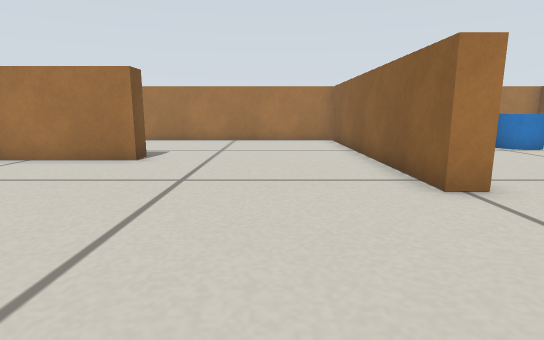
[1] (above)

16 first-person views from a walk through a Gazebo world. The camera is 0.26 m above the floor, tilts 10° down and sees 80° across. The floor is counted in squares, 0.2 m on a side. Each view is taken from the middle of a square. On the plan, view 1 faces up. The plan holds only what a view shows up to about 14 squares ahead; the rest is blank. Robots are left out.

[2]
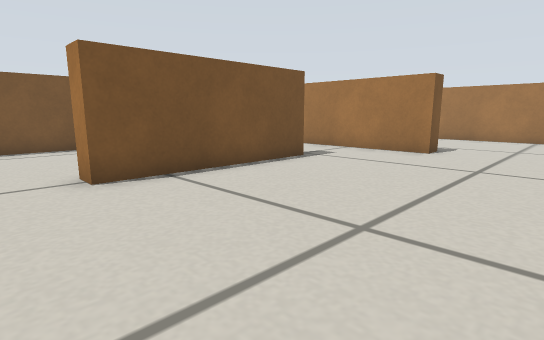

[3]
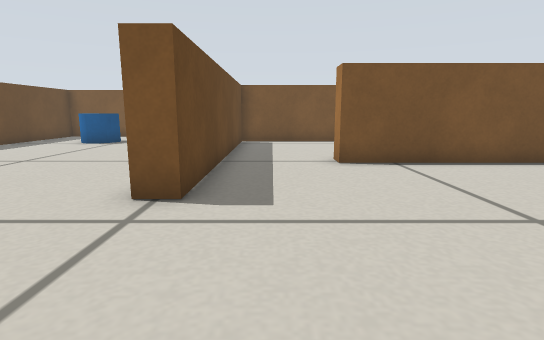

[4]
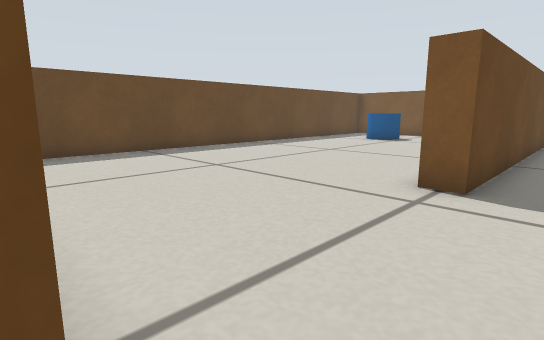

[5]
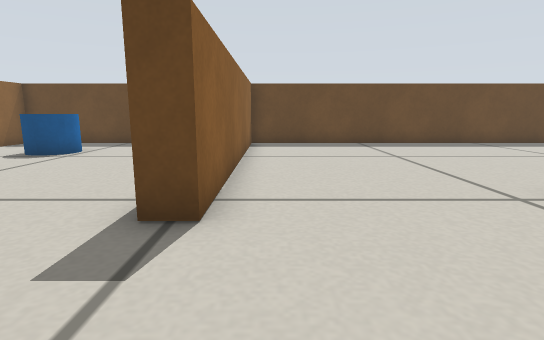

[6]
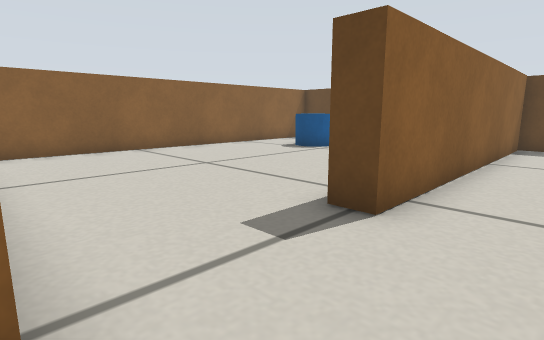

[7]
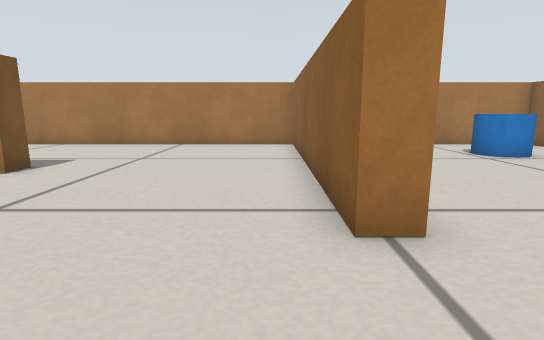

[8]
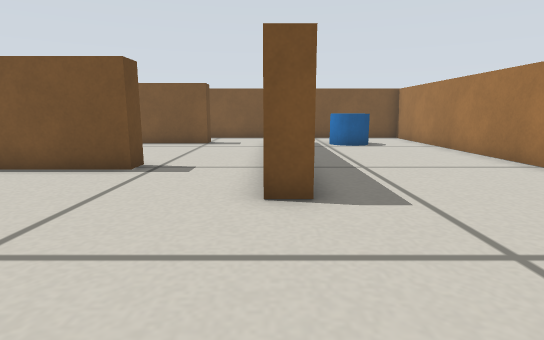

[9]
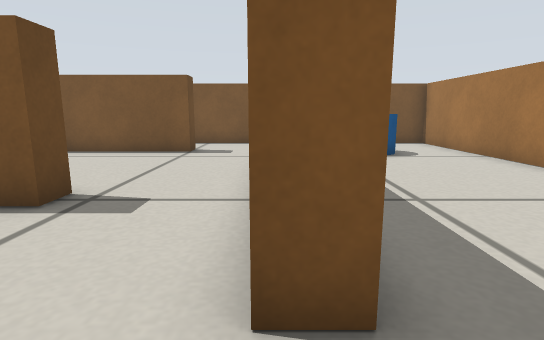

[10]
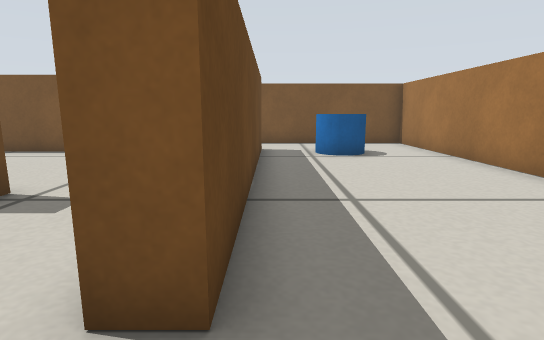

[11]
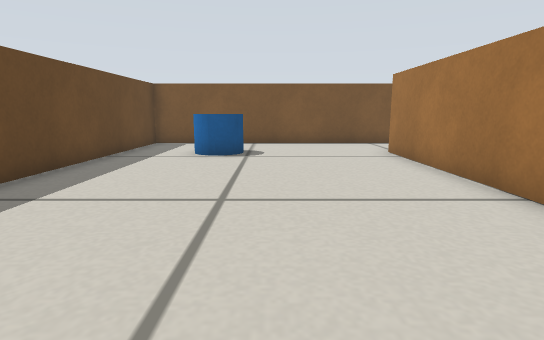

[12]
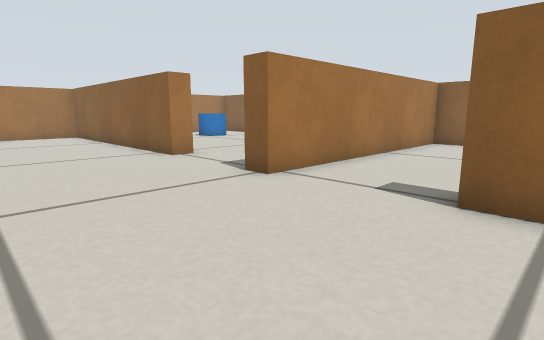

[13]
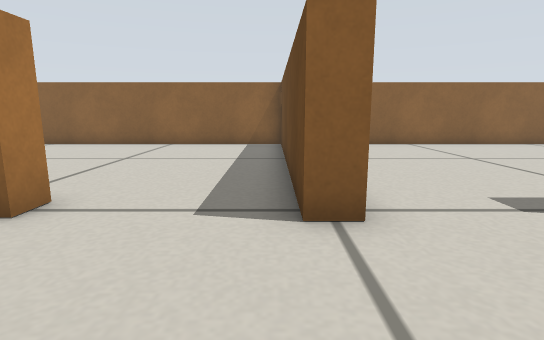

[14]
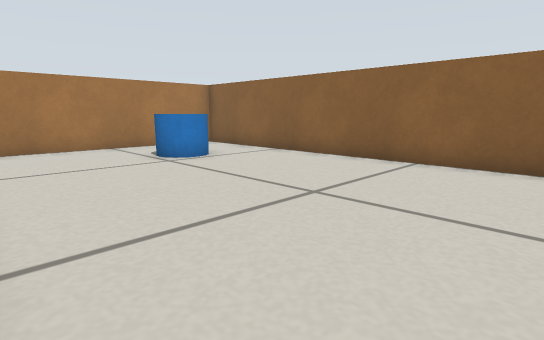

[15]
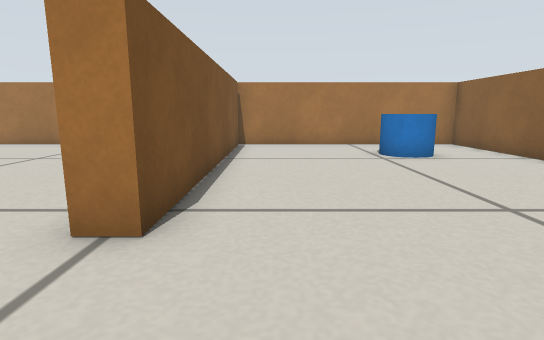

[16]
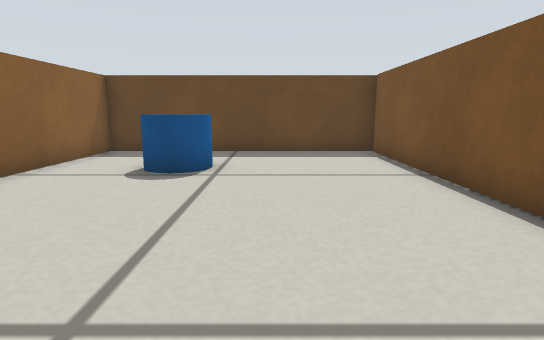

### Floor plan
Points are (right, up) in squares from view 1. A wall is a line through its corners. A room is listed if a view was taken in it or the views show most of it. See-through windows are left out.
Room 1 (views 1, 2, 3, 5, 6, 7, 8, 9, 10, 11, 12, 13)
walls: (-7.1, 5.8) (-6.4, 5.8) (-6.4, -0.2) (-7.1, -0.2); (-6.5, -4.1) (-12.7, -4.1); (-12.4, -3.4) (-2.8, -3.4) (-2.8, -4.1); (2.9, 0.9) (2.9, 1.6); (-13.6, 6.3) (-12.9, 6.3) (-12.9, -1); (2.9, 5.2) (2.9, 15.1); (-16, -2.9) (-16, -13) (3, -13); (-13.6, 9.6) (-3.7, 9.6) (-3.7, 8.9) (-9, 8.9); (2.9, -12.8) (2.9, -2.8); (3, 15.5) (-16, 15.5) (-16, 5.6)
ways out: opening at (3, -1) to room 2; opening at (3, 3.5) to room 3
objects: blue cylinder (-13, -10) to (-12, -9); blue cylinder (-13, 12) to (-12, 13)
Room 2 (views 4, 16)
walls: (3.6, -5.9) (3.6, -12.8); (2.9, -2.8) (3.6, -2.8); (3, -13) (12.5, -13) (12.5, 0.9) (2.9, 0.9)
ways out: opening at (3, -1) to room 1
objects: blue cylinder (9, -10) to (10, -9)
Room 3 (views 14, 15)
walls: (2.9, 1.6) (12.5, 1.6) (12.5, 15.5) (3, 15.5); (3.6, 15.2) (3.6, 5.2) (2.9, 5.2)
ways out: opening at (3, 3.5) to room 1
objects: blue cylinder (9, 12) to (10, 13)

Where each view was taken, in squares from view 1:
view 1: 0 up, 0 right, facing up
view 2: 2 down, 0 right, facing up-left
view 3: 2 down, 2 right, facing left
view 4: 2 down, 3 right, facing down-left
view 5: 1 up, 2 right, facing down
view 6: 1 up, 1 right, facing down-right
view 7: 2 up, 2 right, facing up
view 8: 9 up, 1 right, facing left
view 9: 9 up, 2 left, facing left
view 10: 10 up, 2 left, facing left
view 11: 8 down, 2 left, facing left
view 12: 4 down, 2 left, facing up-right
view 13: 2 up, 1 left, facing right
view 14: 3 up, 4 right, facing up-right
view 15: 2 up, 5 right, facing up
view 16: 2 down, 7 right, facing down
